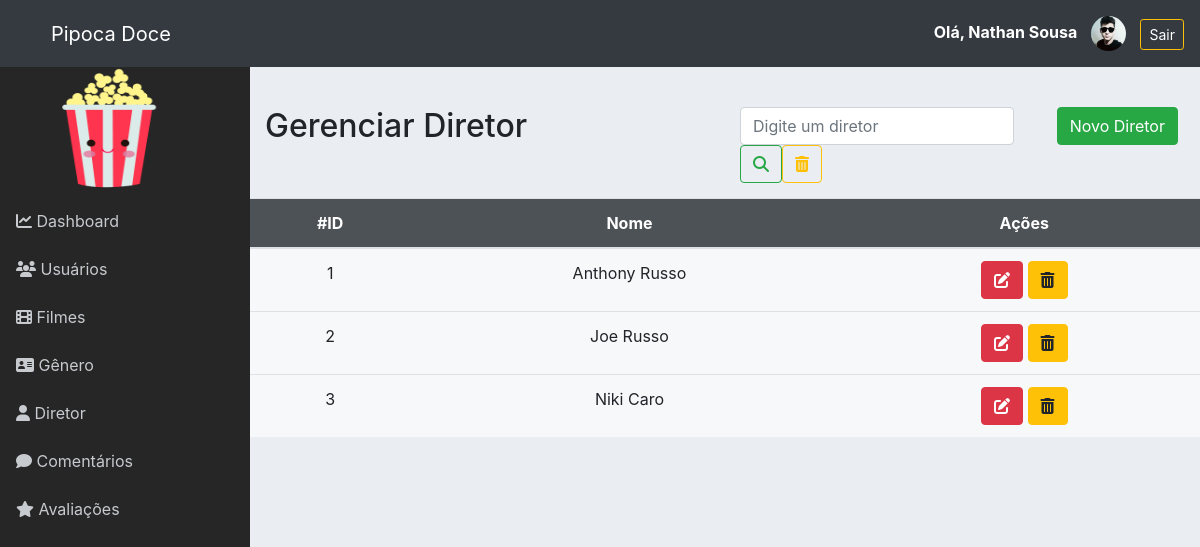
Before: /admin/diretor.php (signed in) with the older database file.
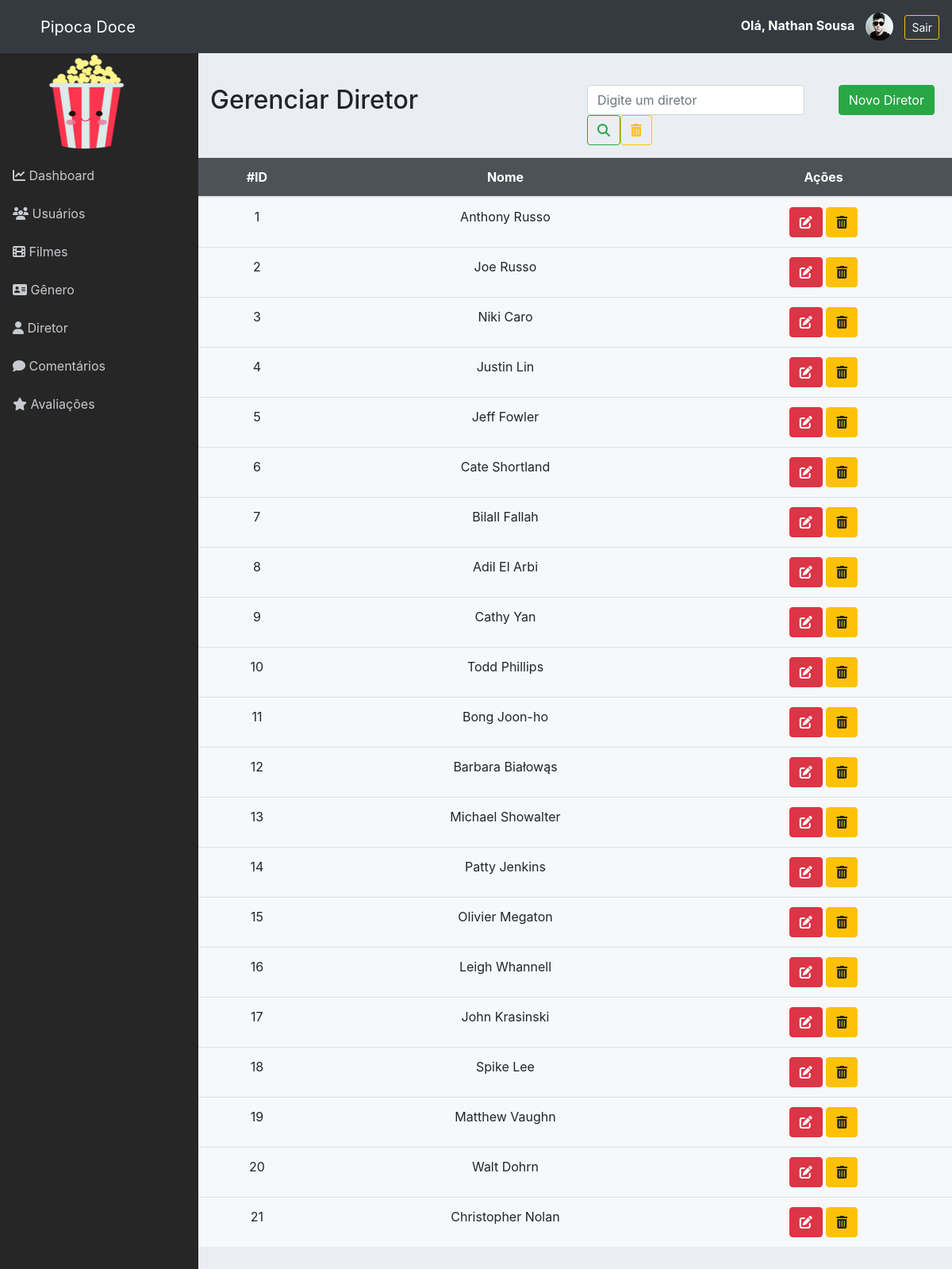
After: the same page with the newer database file.
### tables this page shows
CREATE TABLE `diretor` (
  `id` int NOT NULL AUTO_INCREMENT,
  `nome` varchar(100) NOT NULL,
  PRIMARY KEY (`id`)
);

### admin/classes/Conexao.php (called while the page is built, shortened)
<?php
class Conexao
{
	private $host;
	private $user;
	private $password;
	public function __construct() {
		$this->host = 'mysql:host=localhost;dbname=pipoca_doce';
		$this->user = 'root';
		$this->password = 'root';
	}
	public function conectar() {
		try {
			$conn = new PDO(
				$this->host,
				$this->user,
				$this->password,
				array(
					PDO::ATTR_ERRMODE => PDO::ERRMODE_EXCEPTION,
					PDO::MYSQL_ATTR_INIT_COMMAND => "SET NAMES utf8"
				)
			);
			return $conn;
		} catch (PDOException $e) {
			echo 'Erro na conexao. Erro reportado: ' . $e->getMessage();
			exit;
		}
	}
}

### admin/classes/DiretorDAO.php (called while the page is built, shortened)
<?php
require_once 'Model.php';
class DiretorDAO extends Model
{
    public function __construct()
    {
        $this->class = 'Diretor';
        $this->tabela = 'diretor';
    }
	public function listar($pesquisa = '')
	{
		if ($pesquisa != '') {
			$sql = "SELECT * FROM {$this->tabela}
					WHERE nome like '%{$pesquisa}%'
						OR nome like '%{$pesquisa}%'";
		} else {
			$sql = "SELECT * FROM {$this->tabela}";
		}
		$stmt = $this->db->prepare($sql);
		$stmt->setFetchMode(PDO::FETCH_CLASS, $this->class);
		$stmt->execute();
		return $stmt->fetchAll();
	}
}

### admin/classes/Model.php (called while the page is built, shortened)
<?php
require 'Conexao.php';
class Model
{
	public function __construct()
	{
		$conexao = new Conexao();
		$this->db = $conexao->conectar();
	}
}

### admin/classes/Diretor.php (called while the page is built, shortened)
<?php
class Diretor
{
	private $id;
	private $nome;
    public function getId()
    {
        return $this->id;
    }
    public function getNome()
    {
        return $this->nome;
    }
}

### admin/diretor.php (the view)
<?php include './layout/header.php';?>
<?php include './layout/menu.php';?>
<?php
require 'classes/Diretor.php';
require 'classes/DiretorDAO.php';
$diretorDAO = new DiretorDAO();
$diretores = $diretorDAO->listar();
if(isset($_GET['pesquisa']) && $_GET['pesquisa'] != '') {
	$diretores = $diretorDAO->listar($_GET['pesquisa']);
} else {
	$diretores = $diretorDAO->listar();
}
?>
<div class="row" style="margin-top:40px">
	<div class="col-6">
		<h2>Gerenciar Diretor</h2>
	</div>
	<div class="col-4">
		<form class="form-inline my-2 my-lg-0">
		      <input class="form-control mr-sm-2" name="pesquisa" type="search" placeholder="Digite um diretor" aria-label="Pesquisar" value="<?= (isset($_GET['pesquisa']) ? $_GET['pesquisa'] : '') ?>">
		      <button class="btn btn-outline-success my-2 my-sm-0" type="submit">
		      	<i class="fas fa-search"></i>
		      </button>
		      <a href="./diretor.php" class="btn btn-outline-warning my-2 my-sm-0">
		      	<i class="fas fa-trash-alt"></i>
		      </a>
	    </form>
	</div>
	<div class="col-2">
		<a href="form_diretor.php" class="btn btn-success">Novo Diretor</a>
	</div>
</div>
<div class="row">
	<table class="table table-hover table-responsive-lg">
		<thead>
			<tr>
				<th>#ID</th>
				<th>Nome</th>
				<th>Ações</th>
			</tr>
		</thead>
		<tbody>
			<?php foreach ($diretores as $diretor) { ?>
			<tr>
				<td><?= $diretor->getId() ?></td>
				<td><?= $diretor->getNome() ?></td>
				<td>
					<a href="form_diretor.php?id=<?= $diretor->getId() ?>" class="btn btn-danger">
						<i class="fas fa-edit"></i>
					</a>
					<a href="controle_diretor.php?acao=deletar&id=<?= $diretor->getId() ?>" class="btn btn-warning" onclick="return confirm('Deseja realmente exluir o diretor?')">
						<i class="fas fa-trash-alt"></i>
					</a>
				</td>
			</tr>
			<?php } ?>
		</tbody>
	</table>
</div>
<?php include './layout/footer.php';?>

### admin/layout/header.php (shortened to what this page needs)
<!DOCTYPE html>
<html>
<head>
	<link rel="stylesheet" href="assets/css/bootstrap.min.css">
	<link href="https://cdn.jsdelivr.net/npm/select2@4.1.0-beta.1/dist/css/select2.min.css" rel="stylesheet" />
	<link rel="stylesheet" type="text/css" href="assets/css/all.css">
	<link rel="stylesheet" type="text/css" href="assets/css/estilo.css">
	<link rel="stylesheet" href="css/fontawesome.min.css">
</head>
<body>
	<nav class="navbar navbar-expand navbar-dark bg-dark">
		<a class="navbar-brand" href="home.php" style="margin-left: 35px;">Pipoca Doce</a>
		<div class="collapse navbar-collapse">
			<ul class="navbar-nav ml-auto">
        		<span class="navbar-text">
        			<a href="form_usuario.php?id=<?= $_SESSION['id_usuario'] ?>">
	              		<strong>
	               			Olá, <?= $_SESSION['nome'] ?>
	              		</strong>
              		<img src="./assets/img/usuario/<?= ($_SESSION['imagem'] != '' && file_exists('assets/img/usuario/'.$_SESSION['imagem']) ? $_SESSION['imagem'] : 'usuario.png' ) ?>" class="rounded-circle user-img-menu">
            		</a>
        			<small><a class="btn btn-outline-warning btn-sm" href="logout.php" onclick="return confirm('Deseja realmente sair?')">
        				Sair
        			</a>
        			</small>
      			</span>
			</ul>
		</div>
	</nav>
	<div class="d-flex">

### admin/layout/menu.php (shortened to what this page needs)
<nav class="sidebar">
	<div class="container">
		<a href="home.php">
      		<img src="./assets/img/pipoca.png" alt="">
    	</a>
	</div>
	<ul class="list-unstyled">
		<li>
			<a href="home.php"><i class="fas fa-chart-line"></i> Dashboard</a>
		</li>
        <li>
            <a href="usuario.php"><i class="fa fa-users"></i>  Usuários</a>
        </li>
        <li>
            <a href="filme.php"><i class="fa fa-film"></i></i>  Filmes</a>
        </li>
        <li>
            <a href="genero.php"><i class="fas fa-address-card"></i> Gênero</a>
        </li>
        <li>
            <a href="diretor.php"><i class="fa fa-user"></i> Diretor</a>
        </li>
        <li>
            <a href="comentarios.php"><i class="fas fa-comment"></i> Comentários</a>
        </li>
        <li>
            <a href="avaliacao.php"><i class="fa fa-star"></i></i> Avaliações</a>
        </li>
     </ul>
</nav>
<div class="container">

### admin/layout/footer.php (shortened to what this page needs)
</div>
</div>
</body>
</body>
</html>

### admin/assets/css/all.css (style rules this page uses)
.fa, .fas, .far, .fal, .fad, .fab { -moz-osx-font-smoothing: grayscale; -webkit-font-smoothing: antialiased; display: inline-block; font-style: normal; font-variant: normal; text-rendering: auto; line-height: 1; }
.fa-address-card:before { content: "\f2bb"; }
.fa-chart-line:before { content: "\f201"; }
.fa-comment:before { content: "\f075"; }
.fa-edit:before { content: "\f044"; }
.fa-film:before { content: "\f008"; }
.fa-search:before { content: "\f002"; }
.fa-star:before { content: "\f005"; }
.fa-trash-alt:before { content: "\f2ed"; }
.fa-user:before { content: "\f007"; }
.fa-users:before { content: "\f0c0"; }
.fa, .fas { font-family: 'Font Awesome 5 Free'; font-weight: 900; }

### admin/assets/css/estilo.css (style rules this page uses)
body { background: #f0f0f5; }
table thead tr { text-align: center; background: #343a40de; color: #FFF; font-size: 16px; }
table tbody tr { text-align: center; }
.table { background-color: #ffffff96; }
.row { margin-bottom: 15px; }
body { background-color: #eaeef3; }
.user-img-menu { width: 35px; margin-right: 10px; margin-left: 10px; }
.sidebar { background-color: #262626; min-width: 250px; max-width: 250px; min-height: calc(100vh - 56px); transition: all 0.3s; }
.sidebar a img { width: 110px; height: 130px; margin-left: 35px; }
.sidebar ul li a { display: block; padding: 0.75rem 1rem; color: #c7cace; text-decoration: none; }

Changed rows visible on the page:
added diretor: id "4", nome "Justin Lin"
added diretor: id "5", nome "Jeff Fowler"
added diretor: id "6", nome "Cate Shortland"
added diretor: id "7", nome "Bilall Fallah"
added diretor: id "8", nome "Adil El Arbi"
added diretor: id "9", nome "Cathy Yan"
added diretor: id "10", nome "Todd Phillips"
added diretor: id "11", nome "Bong Joon-ho"
added diretor: id "12", nome "Barbara Białowąs"
added diretor: id "13", nome "Michael Showalter"
added diretor: id "14", nome "Patty Jenkins"
added diretor: id "15", nome "Olivier Megaton"
added diretor: id "16", nome "Leigh Whannell"
added diretor: id "17", nome "John Krasinski"
added diretor: id "18", nome "Spike Lee"
added diretor: id "19", nome "Matthew Vaughn"
added diretor: id "20", nome "Walt Dohrn"
added diretor: id "21", nome "Christopher Nolan"
